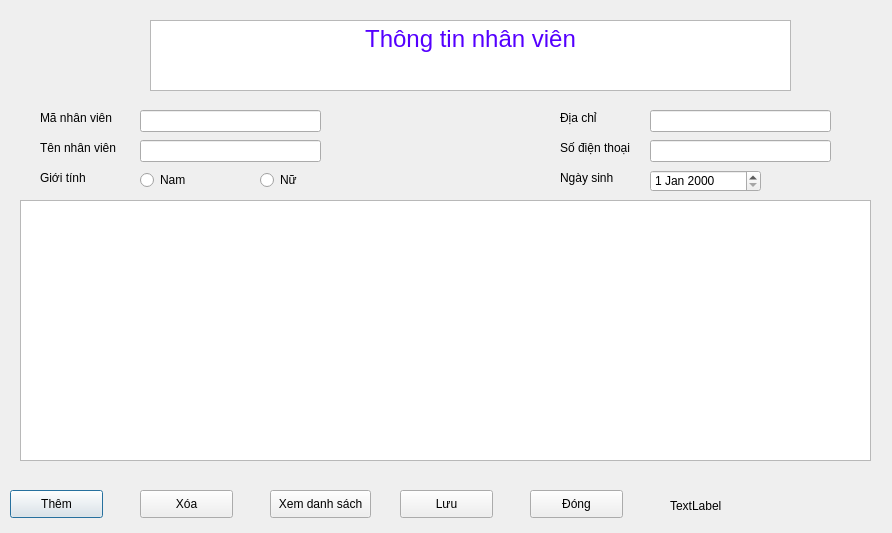
<?xml version="1.0" encoding="UTF-8"?>
<ui version="4.0">
 <class>ThongTinNhanVien</class>
 <widget class="QDialog" name="ThongTinNhanVien">
  <property name="geometry">
   <rect>
    <x>0</x>
    <y>0</y>
    <width>892</width>
    <height>533</height>
   </rect>
  </property>
  <property name="windowTitle">
   <string>Thông tin nhân viên</string>
  </property>
  <widget class="QTextBrowser" name="textBrowser">
   <property name="geometry">
    <rect>
     <x>150</x>
     <y>20</y>
     <width>641</width>
     <height>71</height>
    </rect>
   </property>
   <property name="html">
    <string>&lt;!DOCTYPE HTML PUBLIC &quot;-//W3C//DTD HTML 4.0//EN&quot; &quot;http://www.w3.org/TR/REC-html40/strict.dtd&quot;&gt;
&lt;html&gt;&lt;head&gt;&lt;meta name=&quot;qrichtext&quot; content=&quot;1&quot; /&gt;&lt;style type=&quot;text/css&quot;&gt;
p, li { white-space: pre-wrap; }
&lt;/style&gt;&lt;/head&gt;&lt;body style=&quot; font-family:'MS Shell Dlg 2'; font-size:7.8pt; font-weight:400; font-style:normal;&quot;&gt;
&lt;p align=&quot;center&quot; style=&quot; margin-top:12px; margin-bottom:12px; margin-left:0px; margin-right:0px; -qt-block-indent:0; text-indent:0px;&quot;&gt;&lt;span style=&quot; font-size:18pt; color:#5500ff;&quot;&gt;Thông tin nhân viên&lt;/span&gt;&lt;/p&gt;&lt;/body&gt;&lt;/html&gt;</string>
   </property>
  </widget>
  <widget class="QDateEdit" name="dateEdit_NgaySinh">
   <property name="geometry">
    <rect>
     <x>650</x>
     <y>170</y>
     <width>111</width>
     <height>22</height>
    </rect>
   </property>
  </widget>
  <widget class="QLabel" name="label">
   <property name="geometry">
    <rect>
     <x>40</x>
     <y>110</y>
     <width>91</width>
     <height>16</height>
    </rect>
   </property>
   <property name="text">
    <string>Mã nhân viên</string>
   </property>
  </widget>
  <widget class="QLabel" name="label_2">
   <property name="geometry">
    <rect>
     <x>40</x>
     <y>140</y>
     <width>91</width>
     <height>16</height>
    </rect>
   </property>
   <property name="text">
    <string>Tên nhân viên</string>
   </property>
  </widget>
  <widget class="QLabel" name="label_3">
   <property name="geometry">
    <rect>
     <x>560</x>
     <y>110</y>
     <width>55</width>
     <height>16</height>
    </rect>
   </property>
   <property name="text">
    <string>Địa chỉ</string>
   </property>
  </widget>
  <widget class="QLabel" name="label_7">
   <property name="geometry">
    <rect>
     <x>40</x>
     <y>170</y>
     <width>55</width>
     <height>16</height>
    </rect>
   </property>
   <property name="text">
    <string>Giới tính</string>
   </property>
  </widget>
  <widget class="QLabel" name="label_8">
   <property name="geometry">
    <rect>
     <x>560</x>
     <y>140</y>
     <width>91</width>
     <height>16</height>
    </rect>
   </property>
   <property name="text">
    <string>Số điện thoại</string>
   </property>
  </widget>
  <widget class="QLabel" name="label_9">
   <property name="geometry">
    <rect>
     <x>560</x>
     <y>170</y>
     <width>61</width>
     <height>16</height>
    </rect>
   </property>
   <property name="text">
    <string>Ngày sinh</string>
   </property>
  </widget>
  <widget class="QLineEdit" name="lineEdit_MaNhanVien">
   <property name="geometry">
    <rect>
     <x>140</x>
     <y>110</y>
     <width>181</width>
     <height>22</height>
    </rect>
   </property>
  </widget>
  <widget class="QLineEdit" name="lineEdit_TenNhanVien">
   <property name="geometry">
    <rect>
     <x>140</x>
     <y>140</y>
     <width>181</width>
     <height>22</height>
    </rect>
   </property>
  </widget>
  <widget class="QLineEdit" name="lineEdit_DiaChi">
   <property name="geometry">
    <rect>
     <x>650</x>
     <y>110</y>
     <width>181</width>
     <height>22</height>
    </rect>
   </property>
  </widget>
  <widget class="QLineEdit" name="lineEdit_SoDienThoai">
   <property name="geometry">
    <rect>
     <x>650</x>
     <y>140</y>
     <width>181</width>
     <height>22</height>
    </rect>
   </property>
  </widget>
  <widget class="QRadioButton" name="radioButton_Nam">
   <property name="geometry">
    <rect>
     <x>140</x>
     <y>170</y>
     <width>61</width>
     <height>20</height>
    </rect>
   </property>
   <property name="text">
    <string>Nam</string>
   </property>
  </widget>
  <widget class="QRadioButton" name="radioButton_Nu">
   <property name="geometry">
    <rect>
     <x>260</x>
     <y>170</y>
     <width>61</width>
     <height>20</height>
    </rect>
   </property>
   <property name="text">
    <string>Nữ</string>
   </property>
  </widget>
  <widget class="QPushButton" name="pushButton_Them">
   <property name="geometry">
    <rect>
     <x>10</x>
     <y>490</y>
     <width>93</width>
     <height>28</height>
    </rect>
   </property>
   <property name="text">
    <string>Thêm</string>
   </property>
  </widget>
  <widget class="QPushButton" name="pushButton_2">
   <property name="geometry">
    <rect>
     <x>140</x>
     <y>490</y>
     <width>93</width>
     <height>28</height>
    </rect>
   </property>
   <property name="text">
    <string>Xóa</string>
   </property>
  </widget>
  <widget class="QPushButton" name="pushButton_XemDanhSach">
   <property name="geometry">
    <rect>
     <x>270</x>
     <y>490</y>
     <width>101</width>
     <height>28</height>
    </rect>
   </property>
   <property name="text">
    <string>Xem danh sách</string>
   </property>
  </widget>
  <widget class="QPushButton" name="pushButton_4">
   <property name="geometry">
    <rect>
     <x>400</x>
     <y>490</y>
     <width>93</width>
     <height>28</height>
    </rect>
   </property>
   <property name="text">
    <string>Lưu</string>
   </property>
  </widget>
  <widget class="QPushButton" name="pushButton_5">
   <property name="geometry">
    <rect>
     <x>530</x>
     <y>490</y>
     <width>93</width>
     <height>28</height>
    </rect>
   </property>
   <property name="text">
    <string>Đóng</string>
   </property>
  </widget>
  <widget class="QLabel" name="label_ThongTinNhanVien">
   <property name="geometry">
    <rect>
     <x>670</x>
     <y>496</y>
     <width>201</width>
     <height>20</height>
    </rect>
   </property>
   <property name="text">
    <string>TextLabel</string>
   </property>
  </widget>
  <widget class="QTableView" name="tableView_ThongTinNhanVien">
   <property name="enabled">
    <bool>true</bool>
   </property>
   <property name="geometry">
    <rect>
     <x>20</x>
     <y>200</y>
     <width>851</width>
     <height>261</height>
    </rect>
   </property>
  </widget>
 </widget>
 <resources/>
 <connections/>
</ui>
